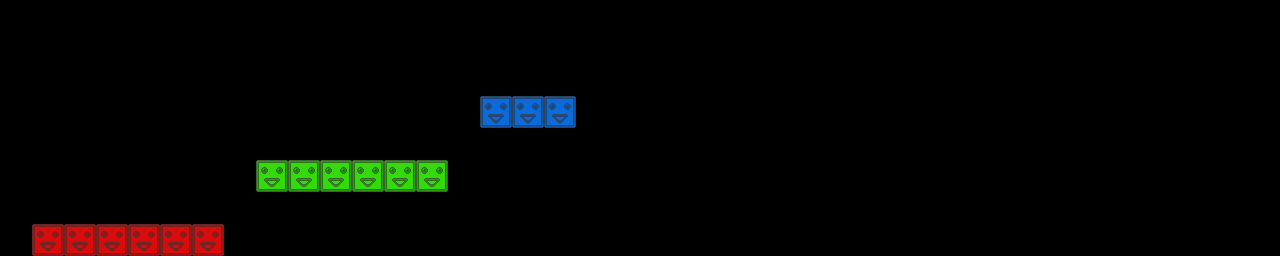

The image is a tile-based game level rendered from a .tmx file. Its description and source (layers, tilesets, objects; grid data summarised) follow:
An orthogonal 40x8 tile map with 32x32 px tiles, 3 tile layers (red, green, blue) and 10 objects.

<map version="1.0" orientation="orthogonal" renderorder="right-down" width="40" height="8" tilewidth="32" tileheight="32" nextobjectid="23">
 <tileset firstgid="1" name="blocks" tilewidth="32" tileheight="32" tilecount="3" columns="3">
  <image source="blocks.png" width="96" height="32" />
 </tileset>
 <layer name="red" width="40" height="8">
  <data>[320 cells, 6 non-empty, 1 distinct tile ids]</data>
 </layer>
 <layer name="green" width="40" height="8">
  <data>[320 cells, 6 non-empty, 1 distinct tile ids]</data>
 </layer>
 <layer name="blue" width="40" height="8">
  <data>[320 cells, 3 non-empty, 1 distinct tile ids]</data>
 </layer>
 <objectgroup name="crystals">
  <object id="3" x="206" y="206">
   <ellipse />
  </object>
  <object id="12" x="129" y="143">
   <ellipse />
  </object>
  <object id="13" x="139" y="86">
   <ellipse />
  </object>
  <object id="14" x="44" y="87">
   <ellipse />
  </object>
  <object id="17" x="50" y="195">
   <ellipse />
  </object>
  <object id="18" x="216" y="101">
   <ellipse />
  </object>
  <object id="19" x="177" y="9">
   <ellipse />
  </object>
  <object id="20" x="68" y="3">
   <ellipse />
  </object>
  <object id="21" x="112" y="179">
   <ellipse />
  </object>
  <object id="22" x="169" y="164">
   <ellipse />
  </object>
 </objectgroup>
</map>
